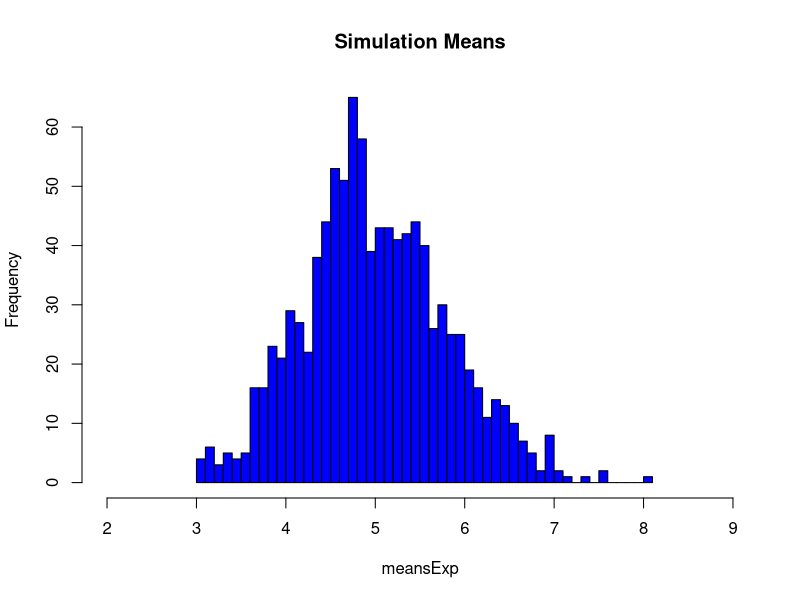
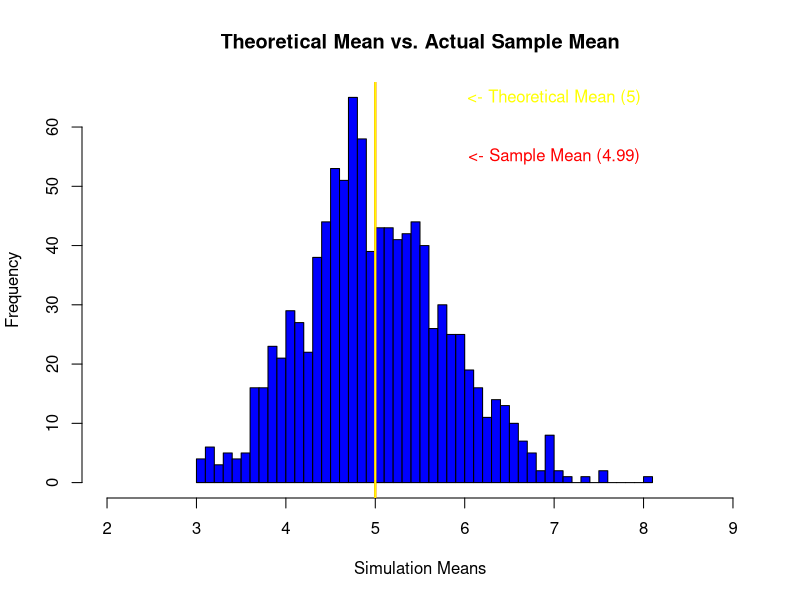
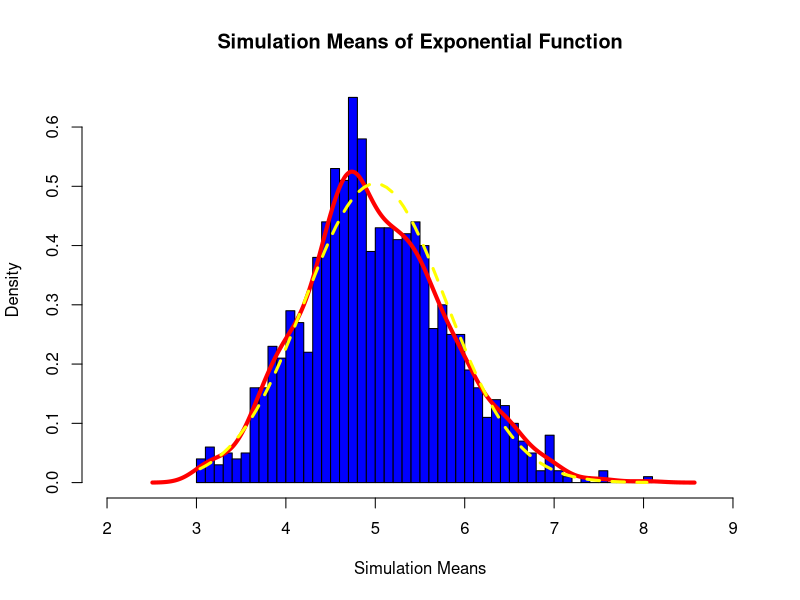

The R source for these figures, in order:
# setwd("F:/01. Data Science/06. Statistical Inference/04. Week 4/01. Course Project")

# PART 1: A simulation exercise

# Set the given constants in R variables
set.seed(100)
lambda <- 0.2
n <- 40
simulations <- 1000

# Replicate to prepare simulations and calculate their mean
simulationsExp <- replicate (simulations, rexp(n, lambda))
meansExp <- apply (simulationsExp, 2, mean)

# Plot histogram
hist(meansExp, breaks = 40, xlim = c(2, 9), main = "Simulation Means", col = "blue")

# 1. Show the sample mean and compare it to the theoretical mean of the distribution.
sampleMean <- mean(meansExp)
theoreticalMean <- 1 / lambda

print(paste("Sample Mean of simulated data is", sampleMean, " while Theoretical Mean of same data is", theoreticalMean))
print(paste("Difference between these two is just", (theoreticalMean - sampleMean), "It indicates that Sample Mean and Theoretical Means are preety close."))

# Show above in a plot
hist (meansExp, breaks = 40, xlim = c (2, 9), main = "Theoretical Mean vs. Actual Sample Mean", xlab = "Simulation Means", col="blue")

# plot a vertical red line at the mean of the sample means
abline (v = sampleMean, lwd = "2", col = "red")
abline (v = theoreticalMean, lwd = "2", col = "yellow")
text (x = 7, y = 55, "<- Sample Mean (4.99)", col = "red", lwd = 4)
text (x = 7, y = 65, "<- Theoretical Mean (5)", col = "yellow", lwd = 4)

# 2. Show how variable the sample is (via variance) and compare it to the theoretical variance of the distribution.
theoreticalVar <- round (((1/lambda)/sqrt(n))^2 ,4)
simulatedVar <- round (sd(meansExp)^2 ,4)

print(paste("Simulated variance of this data is", simulatedVar, " while Theoretical variance of same data is", theoreticalVar))
print(paste("Difference between these two is just", (theoreticalVar - simulatedVar), "It indicates that Sample Variance and Theoretical Variance are preety close."))


# 3. Show that the distribution is approximately normal.
#General Plot with ditribution curve drawn
hist (meansExp, prob = TRUE, col = "blue", main="Simulation Means of Exponential Function", breaks = 40, xlim = c (2, 9), xlab = "Simulation Means")
lines (density (meansExp), lwd = 4, col = "red")

# Normal distribution line creation
x <- seq (min (meansExp), max (meansExp), length =2*n)
y <- dnorm (x, mean = 1 / lambda, sd = sqrt (((1/lambda)/sqrt(n))^2))
lines(x, y, pch = 22, col = "yellow", lwd = 3, lty = 2)

print("Sample curve is red line and yellow dotted line is normal distribution. Both these are very close as one can see in the plot above.")










